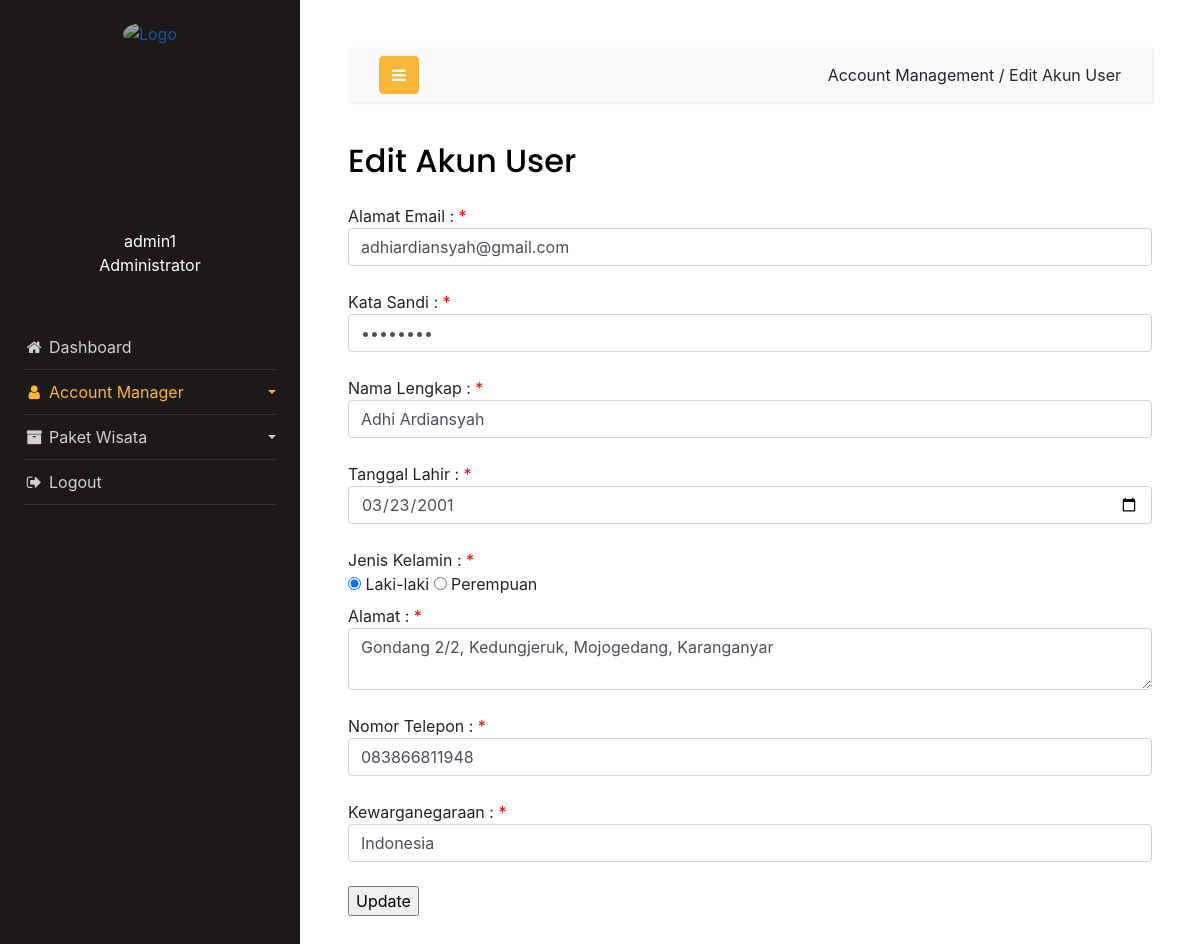
Screenshot of /AgenWisata/Admin/ayodolan-admin/edit-user.php?target=1 with the database file from the repository.
### tables this page shows
CREATE TABLE `pendaftaran` (
  `id_pelanggan` int(8) NOT NULL,
  `email_pelanggan` varchar(50) NOT NULL,
  `nama_pelanggan` varchar(30) NOT NULL,
  `tglLahir_pelanggan` date NOT NULL,
  `kelamin_pelanggan` varchar(9) NOT NULL,
  `alamat_pelanggan` text NOT NULL,
  `telp_pelanggan` varchar(14) NOT NULL,
  `kewarganegaraan` varchar(20) NOT NULL,
  `kataSandi_pelanggan` varchar(255) NOT NULL
);

### AgenWisata/Admin/ayodolan-admin/edit-user.php (the view, shortened to what this page needs)
<!doctype html>
<html lang="en">
  <head>
		<link rel="stylesheet" href="https://stackpath.bootstrapcdn.com/font-awesome/4.7.0/css/font-awesome.min.css">
    <link rel="stylesheet" href="css/style.css">
    <link rel="stylesheet" href="https://cdn.jsdelivr.net/npm/bootstrap@4.5.3/dist/css/bootstrap.min.css">
  </head>
  <body>
		<div class="wrapper d-flex align-items-stretch">
			<nav id="sidebar">
        <div class="logo-brand" style="text-align: center; padding-top: 20px;">
            <a href="sebelumnya.php"><img src="images/branding-logo.png" alt="Logo" style="opacity: .8; width: 85%;"></a>
        </div>
				<div class="p-4 pt-5">
          <div class="user">
            <a href="" class="img logo rounded-circle mb-5" style="background-image: url(images/user-2-icon.png); margin-bottom: 0px !important;"></a>
          </div>
          <div class="user" style="padding-top: 15px;">
            <p align="center">
              admin1<br>
              Administrator
            </p>
          </div>
	        <ul class="list-unstyled components mb-5" style="margin-top: 3rem !important;">
	          <li>
	            <a href="sebelumnya.php"><i class="fa fa-fw fa-home"></i> Dashboard</a>
	          </li>
	          <li class="active">
              <a href="#pageSubmenu" data-toggle="collapse" aria-expanded="false" class="dropdown-toggle">
                <i class="fa fa-fw fa-user"></i> Account Manager
              </a>
	          </li>
	          <li>
              <a href="#homeSubmenu" data-toggle="collapse" aria-expanded="false" class="dropdown-toggle">
                <i class="fa fa-fw fa-archive"></i> Paket Wisata
              </a>
	          </li>
	          <li>
              <a href="#"><i class="fa fa-fw fa-sign-out"></i> Logout</a>
	          </li>
	        </ul>
	      </div>
    	</nav>
      <div id="content" class="p-4 p-md-5">
        <nav class="navbar navbar-expand-lg navbar-light bg-light">
          <div class="container-fluid">
            <button type="button" id="sidebarCollapse" class="btn btn-primary">
              <i class="fa fa-bars"></i>
            </button>
            <div class="collapse navbar-collapse" id="navbarSupportedContent">
              <ul class="nav navbar-nav ml-auto">
              <li class="nav-item active">
                  <a>Account Management / </a>
                  <a style="color: #292929;">Edit Akun User</a>
                </li>
              </ul>
            </div>
          </div>
        </nav>
        <h2 class="mb-4">Edit Akun User</h2>
        <?php
        require('config.php');
        $target = $_GET['target'];
        $sql = "SELECT * FROM pendaftaran where id_pelanggan = '$target'";
        $result = mysqli_query($conn, $sql);
        $row = mysqli_fetch_array($result);
    ?>
    <form action="update-user.php" method="POST">
        Alamat Email :
        <span class="error">*</span>
        <input type="text" name="email" class="form-control" placeholder="Alamat Email Anda" value="<?php echo $row['email_pelanggan'];?>">
        <br>
        Kata Sandi :
        <span class="error">*</span>
        <input type="password" name="katasandi" class="form-control" placeholder="Kata Sandi Anda" value="<?php echo $row['kataSandi_pelanggan'];?>">
        <br>
        Nama Lengkap  :
        <span class="error">*</span>
        <input type="text" name="nama" class="form-control" placeholder="Nama Lengkap Anda" value="<?php echo $row['nama_pelanggan'];?>">
        <br>
        Tanggal Lahir   :
        <span class="error">*</span>
        <input type="date" name="tanggallahir" class="form-control" placeholder="Tanggal Lahir Anda" value="<?php echo $row['tglLahir_pelanggan'];?>">
        <br>
        Jenis Kelamin   :
        <span class="error">*</span>
        <br>
        <input type="radio" name="jeniskelamin" value="Laki-laki" <?php if($row['kelamin_pelanggan']=="Laki-laki") { echo 'checked';}?>>
        <label for="lk">Laki-laki</label>
        <input type="radio" name="jeniskelamin" value="Perempuan" <?php if($row['kelamin_pelanggan']=="Perempuan") { echo 'checked';}?>>
        <label for="pr">Perempuan</label>
        <br>
        Alamat :
        <span class="error">*</span>
        <textarea name="alamat" class="form-control" placeholder="Alamat Anda"><?php echo $row['alamat_pelanggan'];?></textarea>
        <br>
        Nomor Telepon :
        <span class="error">*</span>
        <input type="text" name="nohp" class="form-control" placeholder="Nomor Telepon Anda" value="<?php echo $row['telp_pelanggan'];?>">
        <br>
        Kewarganegaraan :
        <span class="error">*</span>
        <input type="text" name="kewarganegaraan" class="form-control" placeholder="Kewarganegaraan Anda" value="<?php echo $row['kewarganegaraan'];?>">
        <br>
        <input type='submit' value='Update'>
        </form>
      </div>
		</div>
  </body>
</html>

### AgenWisata/Admin/ayodolan-admin/edit-user.php (style rules this page uses)
.error { color:red; }

### rows the page displays
pendaftaran: email "adhiardiansyah@gmail.com", nama "Adhi Ardiansyah", tanggallahir "03/23/2001", kelamin_pelanggan "☑", alamat "Gondang 2/2, Kedungjeruk, Mojogedang, Karanganyar", nohp "083866811948", kewarganegaraan "Indonesia"
